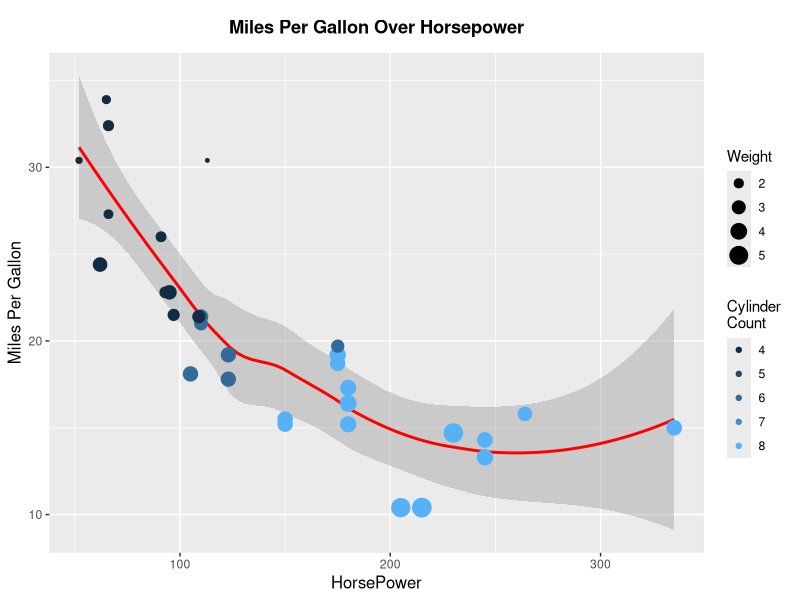

This figure's R source:
#Ryan Hermann 
#Module 9 
#3/9/2021

#
library(ggplot2)
mtcars<- mtcars

ggplot(mtcars, aes(x =hp, y = mpg, col = cyl)) + 
  geom_smooth(colour = "red") + geom_point(aes(size = wt)) +
  ggtitle("Miles Per Gallon Over Horsepower", subtitle = "Data From Mtcars")+
  xlab("HorsePower")+ ylab("Miles Per Gallon") +
  guides(col = guide_legend(title = "Cylinder \nCount"  ), size = guide_legend(title ="Weight"))+
  theme(plot.title =element_text(hjust = 0.5, vjust = -2 ,face = "bold"), 
        plot.subtitle = element_text(hjust = 1.225,size =8, vjust = -245  ),
        axis.title.x = element_text( size = 12),
        axis.title.y = element_text( size = 12))



